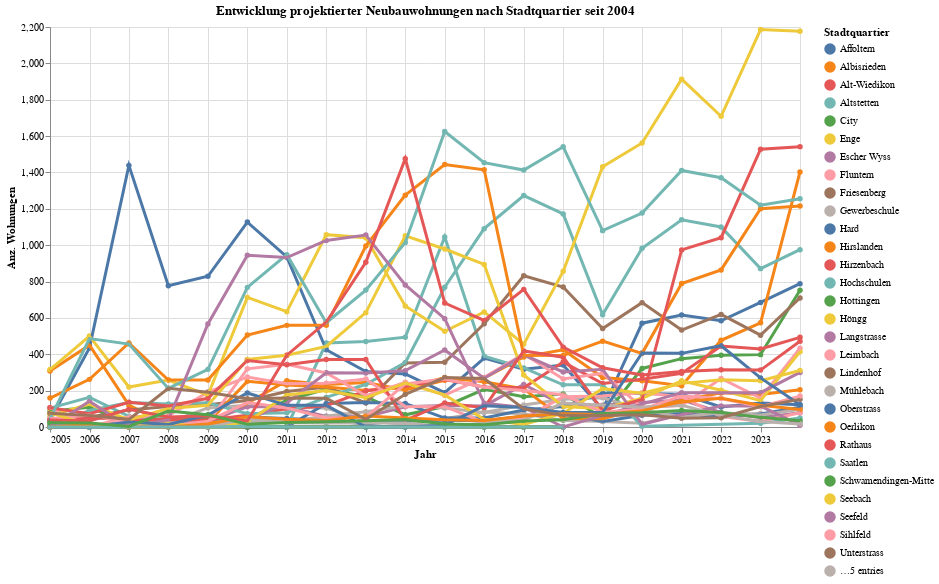

The notebook cell saved with this chart:
### Code cell
grafik2 = mypy_dv.plot_altair_multiline_highlight(
    data = myAgg2.reset_index()
    , x = 'StichtagDatJahr:T'
    , y = 'sum_WHG:Q'
    , myTitle = "Entwicklung projektierter Neubauwohnungen nach Stadtquartier seit "+str(data2betested.index.year.min())
    , x_beschriftung = 'Jahr'
    , y_beschriftung = 'Anz. Wohnungen'
    , warning_status  = "ignore"
    , category='RAUM_LANG:N'
    , category_beschriftung='Stadtquartier'
)
grafik2

### Figure 1 — Vega-Lite specification as saved in the notebook (floating-point values rounded to 4 significant figures; data arrays with more than 128 entries replaced by an {"elided": "..."} marker saying what was removed)
{"config": {"view": {"continuousWidth": 300, "continuousHeight": 300}}, "layer": [{"mark": {"type": "circle"}, "encoding": {"color": {"field": "RAUM_LANG", "legend": {"orient": "right", "title": "Stadtquartier"}, "type": "nominal"}, "opacity": {"value": 1.3}, "tooltip": [{"field": "StichtagDatJahr", "type": "temporal"}, {"field": "RAUM_LANG", "type": "nominal"}, {"field": "sum_WHG", "type": "quantitative"}], "x": {"axis": {"title": "Jahr"}, "field": "StichtagDatJahr", "type": "temporal"}, "y": {"axis": {"title": "Anz. Wohnungen"}, "field": "sum_WHG", "type": "quantitative"}}, "name": "view_2", "title": "Entwicklung projektierter Neubauwohnungen nach Stadtquartier seit 2004"}, {"mark": {"type": "line"}, "encoding": {"color": {"field": "RAUM_LANG", "legend": {"orient": "right", "title": "Stadtquartier"}, "type": "nominal"}, "size": {"condition": {"test": {"not": {"param": "param_2"}}, "value": 1.2}, "value": 3}, "tooltip": [{"field": "StichtagDatJahr", "type": "temporal"}, {"field": "RAUM_LANG", "type": "nominal"}, {"field": "sum_WHG", "type": "quantitative"}], "x": {"axis": {"title": "Jahr"}, "field": "StichtagDatJahr", "type": "temporal"}, "y": {"axis": {"title": "Anz. Wohnungen"}, "field": "sum_WHG", "type": "quantitative"}}, "title": "Entwicklung projektierter Neubauwohnungen nach Stadtquartier seit 2004"}], "data": {"name": "data-2a0b295d2ae66a7459e3aeac18358891"}, "height": 400, "params": [{"name": "param_2", "select": {"type": "point", "fields": ["RAUM_LANG:N"], "nearest": true, "on": "pointerover"}, "views": ["view_2"]}], "width": 750, "$schema": "https://vega.github.io/schema/vega-lite/v5.8.0.json", "datasets": {"data-2a0b295d2ae66a7459e3aeac18358891": {"elided": "652 records"}}}
